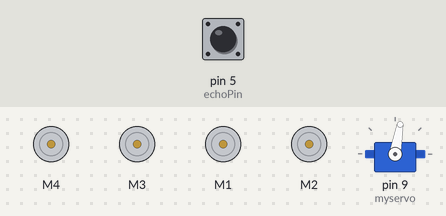
A sketch run on a simulated Arduino Uno, built with avr-gcc and run on an emulated ATmega328P. On the bench: 4 × DC motor (green arrow = forward, orange = backward, longer = faster), servo. Inputs (shaded band) come from the test bench; at power-on: pin 5 (echoPin) LOW.

Above: at 1.5 s.
1.6 s: pin 5 (echoPin) pulsed HIGH 5 times (0.12 s each, 0.3 s apart)
At 3.7 s:
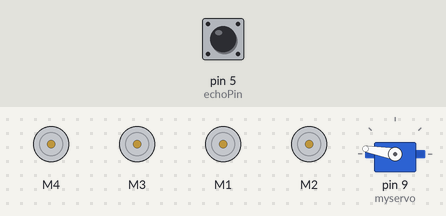
At 5.0 s:
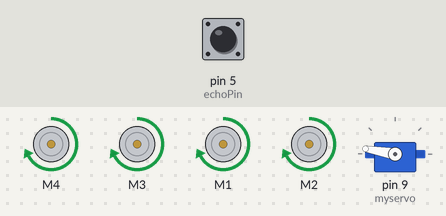
6.1 s: pin 5 (echoPin) pulsed HIGH 5 times (0.12 s each, 0.3 s apart)
At 8.1 s:
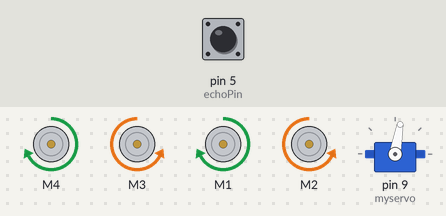
Timing chart, 0 to 19.0 s (numbered marks = the images above; inputs shaded):
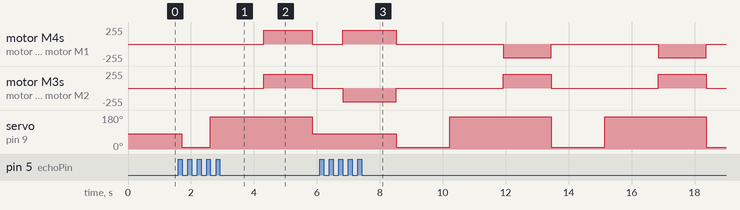

Measured:
- after the input at 1.6 s, motor M4, motor M1: stopped → forward 204/255 after 2.7 s, → stopped 1.5 s later; motor M3, motor M2: stopped → forward 204/255 after 2.7 s instead of 3.5 s
- by itself, servo on pin 9 (myservo): alternates 170° for 3.2 s and 10° for 1.7 s

The sketch:

_4WD_Snooper.ino
```cpp
/*
 * Project: Snoopy
 Christian Sanchez and Wesley Harden
 Fall 2014
 This is the code for an Autonomous Robot using the Arduino UNO platform. We also used a 4 pin ultra sonic sensor. Attached to bot
 was Hak5's wifi pineapple. We are still working on using a GSM dongle to see if we can modify the code to the UNO over the internet.
 This will also be useful to transfer captures over the net.
 */

const int speed = 80; // percent of maximum speed

#include <AFMotor.h>  // adafruit motor shield library (modified my mm)
AF_DCMotor Motor_Left_Front(4, MOTOR34_1KHZ);   // Motor 4
AF_DCMotor Motor_Right_Front(3, MOTOR34_1KHZ);  // Motor 3
AF_DCMotor Motor_Left_Rear(1, MOTOR12_1KHZ);    // Motor 1
AF_DCMotor Motor_Right_Rear(2, MOTOR12_1KHZ);   // Motor 2

int pwm;

#include <Servo.h>

//servo and sensor
Servo myservo;
#define trigPin 6
#define echoPin 5

void setup()
{
  //initializes serial
  Serial.begin(9600);

  // scale percent into pwm range (0-255)
  pwm= map(speed, 0,100, 0,255);
  Motor_Left_Front.setSpeed(pwm);
  Motor_Right_Front.setSpeed(pwm);
  Motor_Left_Rear.setSpeed(pwm);
  Motor_Right_Rear.setSpeed(pwm);

  //servo setup
  myservo.attach(9);
  myservo.write(80);
  Serial.begin(9600);
  pinMode(trigPin, OUTPUT);
  pinMode(echoPin, INPUT);
}

// run over and over
void loop(){
  int distance, distL, distR;              //variables to hold distances

  delay(700);                              //delay for accurate ping reading
  distance = getDistance();                //grabs initial distance


  driveForward();                          //drives forward

  if(distance < 15){                       //conditions for obsticles within 15cm
    park();                                //stops the motors

    myservo.write(80);                     //angles servo to forward position

    //turn Right then scan
    myservo.write(10);                     //angles servo to right position
    delay(700);                            //delay for accurate ping reading
    distR = getDistance();                 //gets distance to the right

    //turn Left and scan
    myservo.write(170);                    //angles servo to left position
    delay(700);                            //delay for accurate ping reading
    distL = getDistance();                 //gets distance from the left


    while(distL < 15 && distR < 15){       //checks if distance to left and right is clear
      unsigned long start = millis();      //initialize starting milliseconds
      while (millis() - start <= 1525) {   //reverses for 1.5 seconds
        driveBackward();
      }

      park();                              //stops the motors

      //turn Right then scan
      myservo.write(10);                   //angle of the servo arm
      delay (700);                         //delay for accurate ping reading
      distR = getDistance();               //gets distance to the right

      //turn Left and scan
      myservo.write(170);                  //angle of the servo arm
      delay (700);                         //delay for accurate ping reading
      distL = getDistance();               //get distance to the left
    }


    if(distL > distR) {
      unsigned long start = millis();      //initializes starting milliseconds
      while (millis() - start <= 1525) {   //turns left for 1.5 seconds
        turnLeft();
      }
      park();                              //stops the motors
    } else {
      unsigned long start = millis();      //initializes starting milliseconds
      while (millis() - start <= 1525) {   //turns right for 1.5 seconds
        turnRight();
      }
      park();                              //stops the motors
    }

    myservo.write(80);                     //reposition sensor
  }
}

int getDistance(){                         //gets distance and converts to centimeters
  int distance;                            //distance variable
  long duration;                           //set as long to prevent return of negative value
  duration = pulseIn(echoPin, HIGH);       //sends ping
  distance = (duration/2) / 29.1;          //converts ping duration to cm

  return distance;                         //returns distance in centimeters
}


void driveForward(){                       //tells motors to drive forward
  Motor_Left_Front.run(FORWARD);
  Motor_Left_Rear.run(FORWARD);
  Motor_Right_Front.run(BACKWARD);
  Motor_Right_Rear.run(BACKWARD);
}

void driveBackward(){                      //tells motors to drive backward
  Motor_Left_Front.run(BACKWARD);
  Motor_Left_Rear.run(BACKWARD);
  Motor_Right_Front.run(FORWARD);
  Motor_Right_Rear.run(FORWARD);
}

void turnLeft(){                           //turns left
  Motor_Left_Front.run(BACKWARD);
  Motor_Left_Rear.run(BACKWARD);
  Motor_Right_Front.run(BACKWARD);
  Motor_Right_Rear.run(BACKWARD);
}

void turnRight(){                          //turns right
  Motor_Left_Front.run(FORWARD);
  Motor_Left_Rear.run(FORWARD);
  Motor_Right_Front.run(FORWARD);
  Motor_Right_Rear.run(FORWARD);
}

void park(){                               //stops the motors
  Motor_Left_Front.run(RELEASE);
  Motor_Right_Front.run(RELEASE);
  Motor_Left_Rear.run(RELEASE);
  Motor_Right_Rear.run(RELEASE);
}
```
